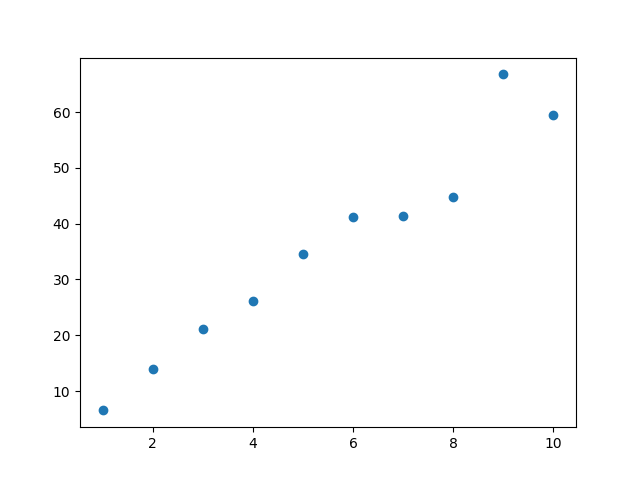

Write the Python code that produced this figure.
import numpy as np
import matplotlib.pyplot as plt
import pulp

N = 10
x = np.linspace(1, 10, N)
y = 6 * x * (1 + 0.1 * np.random.normal(size=N)) + 1

# Create a linear programming problem
lp_problem = pulp.LpProblem("Linear_Programming_Problem", pulp.LpMinimize)

# Define decision variables
x_vars = [pulp.LpVariable(f'x_{i}', lowBound=0) for i in range(N)]

# Set up the objective function
lp_problem += pulp.lpSum(x_vars)

# Define the inequality constraints
for j in range(2):
    sign = 1 if j == 0 else -1
    for i in range(N):
        lp_problem += sign * x_vars[i] >= x[i] * sign

# Define the equality constraints (the same as ineq_a)
ineq_b = y.tolist()
for i in range(N):
    ineq_b.append(-y[i])

# Solve the linear programming problem
lp_problem.solve()

# Print the optimized values
print([x_var.varValue for x_var in x_vars])

# Scatter plot of the data points
plt.scatter(x, y)
plt.savefig('teste.png')
